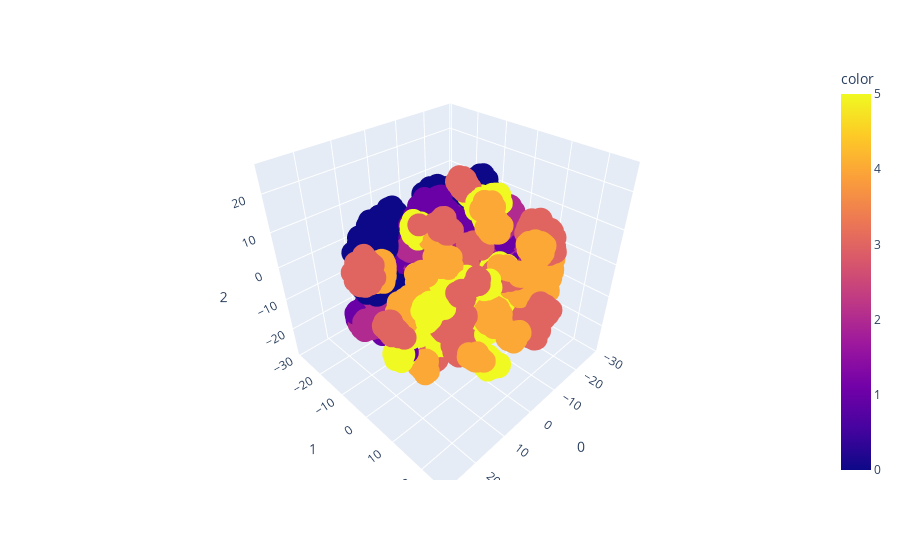

Here is the notebook cell this chart was saved with:
### Code cell
tsne = TSNE(n_components=3)
# Taking in as second argument the Target as labels
components = tsne.fit_transform(X_train)

fig = px.scatter_3d(components, x=0, y=1, z=2, color=y_train_compressed)
fig.show()

### Figure 1 — Plotly figure (JSON) as saved in the notebook; plotly's stock layout.template omitted (floating-point values rounded to 4 significant figures; data arrays with more than 128 entries replaced by an {"elided": "..."} marker saying what was removed)
{"data": [{"hovertemplate": "0=%{x}<br>1=%{y}<br>2=%{z}<br>color=%{marker.color}<extra></extra>", "legendgroup": "", "marker": {"color": {"elided": "7352 int values"}, "coloraxis": "coloraxis", "symbol": "circle"}, "mode": "markers", "name": "", "scene": "scene", "showlegend": false, "type": "scatter3d", "x": {"elided": "7352 float values"}, "y": {"elided": "7352 float values"}, "z": {"elided": "7352 float values"}}], "layout": {"coloraxis": {"colorbar": {"title": {"text": "color"}}, "colorscale": [[0, "#0d0887"], [0.1111, "#46039f"], [0.2222, "#7201a8"], [0.3333, "#9c179e"], [0.4444, "#bd3786"], [0.5556, "#d8576b"], [0.6667, "#ed7953"], [0.7778, "#fb9f3a"], [0.8889, "#fdca26"], [1, "#f0f921"]]}, "legend": {"tracegroupgap": 0}, "margin": {"t": 60}, "scene": {"domain": {"x": [0, 1], "y": [0, 1]}, "xaxis": {"title": {"text": "0"}}, "yaxis": {"title": {"text": "1"}}, "zaxis": {"title": {"text": "2"}}}}}
